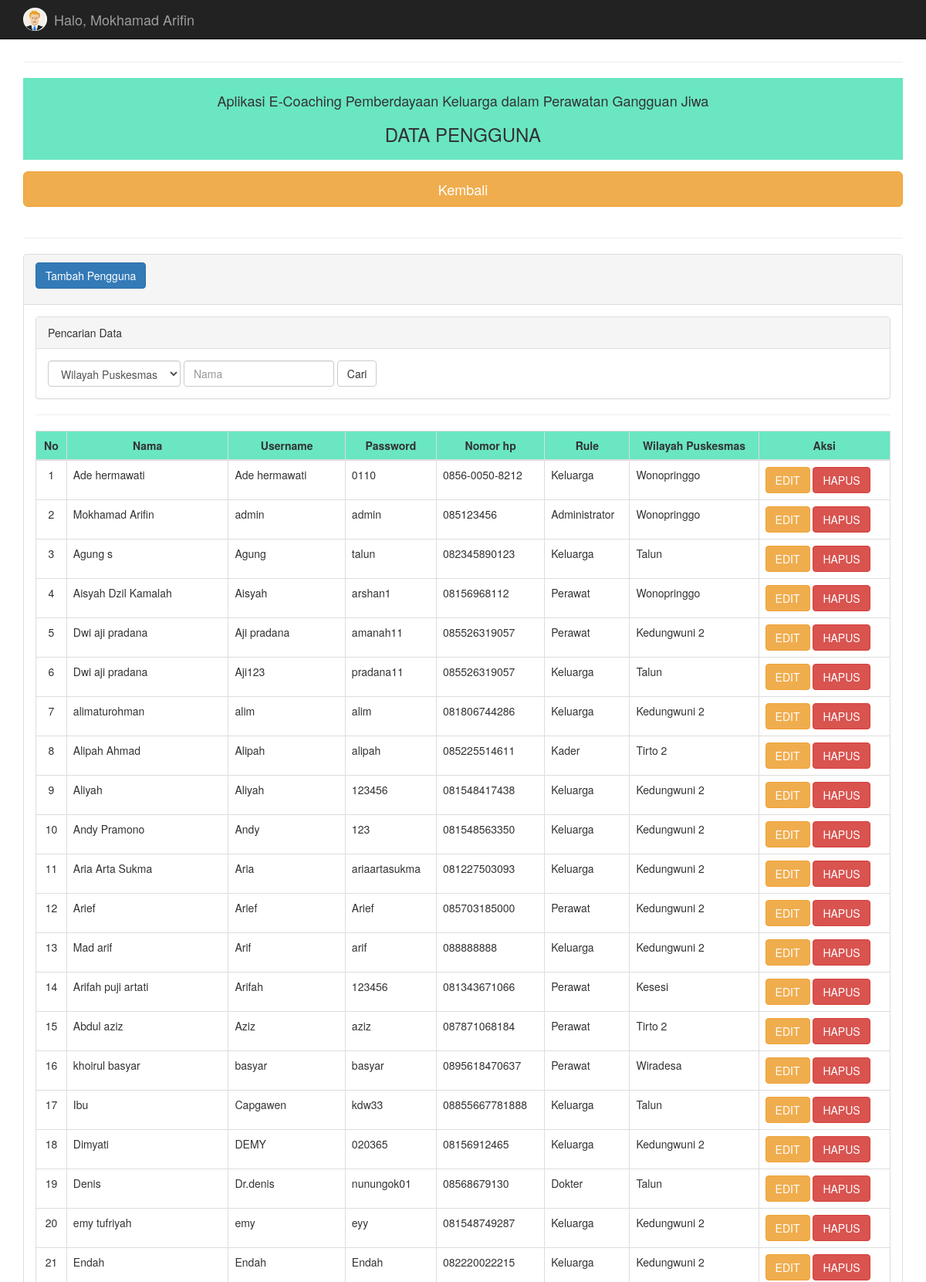
The page /data_pengguna.php (signed in, upper part) on the database its author committed.
### tables this page shows
CREATE TABLE `user` (
  `username` varchar(20) NOT NULL,
  `password` varchar(50) NOT NULL,
  `level` enum('Administrator','Perawat','Kader','Dinas','Dokter','Keluarga') NOT NULL,
  `nama` varchar(200) NOT NULL,
  `no_hp` varchar(100) NOT NULL,
  `puskesmas` varchar(100) NOT NULL
);

### data_pengguna.php (the view, shortened to what this page needs)
<?php
include "connection.php";
?>
<!DOCTYPE html>
<html>
<head>
  <link rel="stylesheet" href="assets/bootstrap/css/bootstrap.min.css">
  <link rel="stylesheet" href="assets/font-awesome/css/font-awesome.min.css">
</head>
<body>
  <nav class="navbar navbar-inverse navbar-fixed-top" role="navigation">
    <div class="container">
      <div class="navbar-header">
        <a class="navbar-brand" href="#">
          <?php
          echo "<img style='height: 30px; margin-top: -5px;' src='assets/img/icon/avatar.png' class='img-circle'>";
          ?>
          <div class="pull-left">
            <p style="margin: -25px 40px 10px;">Halo, <?php echo $_SESSION['nama']; ?></p>
          </div>
        </a>
      </div>
    </div>
  </nav>
  <div class="container" style="margin-top:60px">
    <hr>
    <div style="background-color: #6ae6c2; padding:10px; margin-bottom:15px;">
      <h4 align=center>Aplikasi E-Coaching Pemberdayaan Keluarga dalam Perawatan Gangguan Jiwa</h4>
      <h3 align=center>DATA PENGGUNA</h3>
    </div>
    <a href="haladmin.php"><button type="button" class="btn btn-warning btn-lg btn-block">Kembali</button></a><BR>
    <hr>
    <div class="panel panel-default">
      <div class="panel-heading">
        <a href="tambahpengguna.php"><button type="button" class="btn btn-primary" style="margin-bottom: 10px;">Tambah Pengguna</button></a>
      </div>
      <div class="panel-body">
        <div class="panel panel-default">
          <div class="panel-heading">
            Pencarian Data
          </div>
          <div class="panel-body">
            <form class="form-inline" method="GET">
              <div class="form-group">
                <select name="keyword1" id="" class="form-control" required>
                  <option value="">Wilayah Puskesmas </option>
                </select>
              </div>
              <div class="form-group">
                <input type="text" class="form-control" name="keyword2" placeholder="Nama" required>
              </div>
              <button type="submit" class="btn btn-default">Cari</button>
            </form>
          </div>
        </div>
        <hr>
        <div class="table-responsive">
          <table class="table table-bordered">
            <thead style="background-color: #6ae6c2;">
              <tr>
                <th class="text-center">No</th>
                <th class="text-center">Nama</th>
                <th class="text-center">Username</th>
                <th class="text-center">Password</th>
                <th class="text-center">Nomor hp</th>
                <th class="text-center">Rule</th>
                <th class="text-center">Wilayah Puskesmas</th>
                <th class="text-center">Aksi</th>
              </tr>
            </thead>
            <tbody>
              <?php
              if (isset($_GET['keyword1']) && isset($_GET['keyword2'])) {
                $wilayah  = $_GET['keyword1'];
                $nama     = $_GET['keyword2'];
                $data = mysqli_query($connection, "select * from user where nama like '%" . $nama . "%' and puskesmas like '%" . $wilayah . "%'");
              } else {
                $data = mysqli_query($connection, "select * from user");
              }
              $no = 1;
              while ($d = mysqli_fetch_array($data)) {
              ?>
                <tr>
                  <td class="text-center"><?php echo $no++; ?></td>
                  <td><?php echo $d['nama']; ?></td>
                  <td><?php echo $d['username']; ?></td>
                  <td><?php echo $d['password']; ?></td>
                  <td><?php echo $d['no_hp']; ?></td>
                  <td><?php echo $d['level']; ?></td>
                  <td><?php echo $d['puskesmas']; ?></td>
                  <td><a href="editpengguna.php?id=<?php echo $d['username']; ?>"><button type="button" class="btn btn-warning">EDIT</button></a>
                    <a href="hapuspengguna.php?id=<?php echo $d['username']; ?>"><button type="button" class="btn btn-danger">HAPUS</button></a>
                  </td>
                </tr>
              <?php
              }
              ?>
            </tbody>
          </table>
        </div>
      </div>
    </div>
  </div>
</body>
</html>

### rows shown on the page
user: nama "Ade hermawati", username "Ade hermawati", password "0110", no_hp "0856-0050-8212", level "Keluarga", puskesmas "Wonopringgo"
user: nama "Mokhamad Arifin", username "admin", password "admin", no_hp "085123456", level "Administrator", puskesmas "Wonopringgo"
user: nama "Agung s", username "Agung", password "talun", no_hp "082345890123", level "Keluarga", puskesmas "Talun"
user: nama "Aisyah Dzil Kamalah", username "Aisyah", password "arshan1", no_hp "08156968112", level "Perawat", puskesmas "Wonopringgo"
user: nama "Dwi aji pradana", username "Aji pradana", password "amanah11", no_hp "085526319057", level "Perawat", puskesmas "Kedungwuni 2"
user: nama "Dwi aji pradana", username "Aji123", password "pradana11", no_hp "085526319057", level "Keluarga", puskesmas "Talun"
user: nama "alimaturohman", username "alim", password "alim", no_hp "081806744286", level "Keluarga", puskesmas "Kedungwuni 2"
user: nama "Alipah Ahmad", username "Alipah", password "alipah", no_hp "085225514611", level "Kader", puskesmas "Tirto 2"
user: nama "Aliyah", username "Aliyah", password "123456", no_hp "081548417438", level "Keluarga", puskesmas "Kedungwuni 2"
user: nama "Andy Pramono", username "Andy", password "123", no_hp "081548563350", level "Keluarga", puskesmas "Kedungwuni 2"
user: nama "Aria Arta Sukma", username "Aria", password "ariaartasukma", no_hp "081227503093", level "Keluarga", puskesmas "Kedungwuni 2"
user: nama "Arief", username "Arief", password "Arief", no_hp "085703185000", level "Perawat", puskesmas "Kedungwuni 2"
user: nama "Mad arif", username "Arif", password "arif", no_hp "088888888", level "Keluarga", puskesmas "Kedungwuni 2"
user: nama "Arifah puji artati", username "Arifah", password "123456", no_hp "081343671066", level "Perawat", puskesmas "Kesesi"
user: nama "Abdul aziz", username "Aziz", password "aziz", no_hp "087871068184", level "Perawat", puskesmas "Tirto 2"
user: nama "khoirul basyar", username "basyar", password "basyar", no_hp "0895618470637", level "Perawat", puskesmas "Wiradesa"
user: nama "Ibu", username "Capgawen", password "kdw33", no_hp "08855667781888", level "Keluarga", puskesmas "Talun"
user: nama "Dimyati", username "DEMY", password "020365", no_hp "08156912465", level "Keluarga", puskesmas "Kedungwuni 2"
user: nama "Denis", username "Dr.denis", password "nunungok01", no_hp "08568679130", level "Dokter", puskesmas "Talun"
user: nama "emy tufriyah", username "emy", password "eyy", no_hp "081548749287", level "Keluarga", puskesmas "Kedungwuni 2"
user: nama "Endah", username "Endah", password "Endah", no_hp "082220022215", level "Keluarga", puskesmas "Kedungwuni 2"

### other values the page prints
$_SESSION['nama'] "Mokhamad Arifin"
